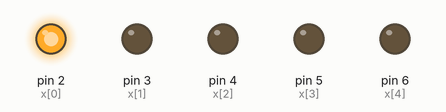
This sketch was run on a simulated Arduino Uno, built with avr-gcc and run on an emulated ATmega328P. Parts: output pins drawn as LEDs (lit = HIGH).

Above: at 0.01 s.
At 0.61 s:
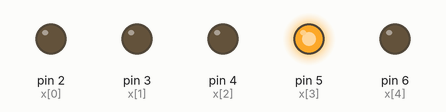
At 1.21 s:
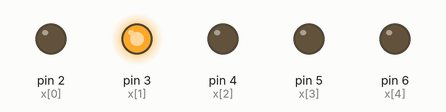
At 2.41 s:
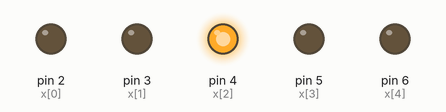
At 3.81 s:
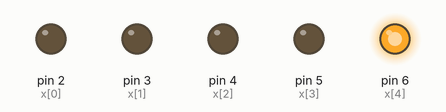
At 5.0 s:
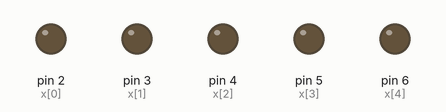
Timing chart, 0 to 6.5 s (numbered marks = the images above):
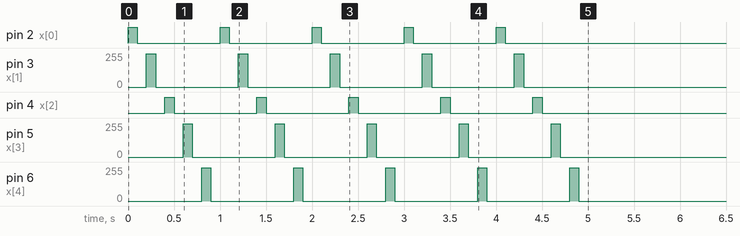

The sketch:

3A_massiv_16.ino
```cpp
int x[5] = {2, 3, 4, 5, 6};
int y[5] = {0, 50, 100, 200, 250};
void setup()
{
  for (int i = 0; i < 5; i++)
  {
    pinMode(x[i], OUTPUT);
  }
  for (int i = 0; i < 5; i++)
  {
    for (int i = 0; i < 5; i++)
    {
      analogWrite(x[i], y[0, 1, 2, 3, 4]);
      delay(100);
      analogWrite(x[i], y[4, 3, 2, 1, 0]);
      delay(100);
    }
  }
}
void loop()
{

}
```
